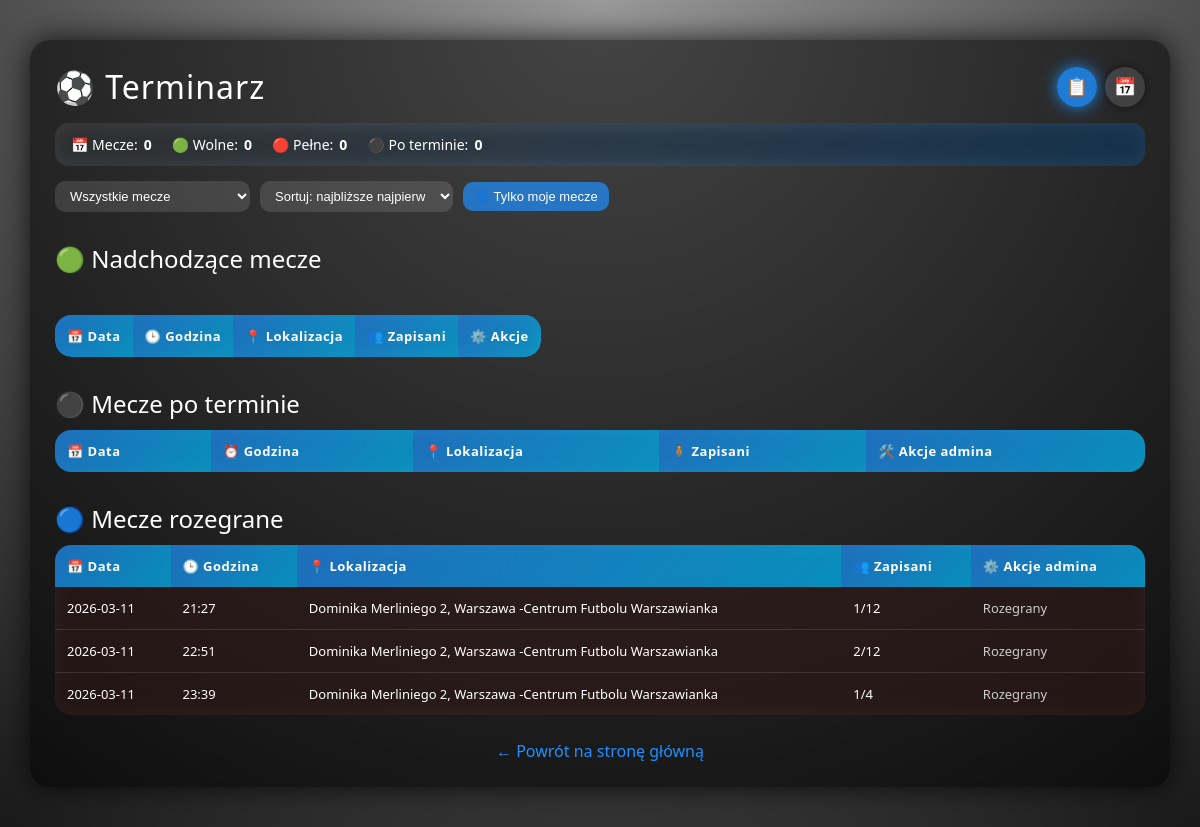
/terminarz, run on an earlier commit of the app's database.
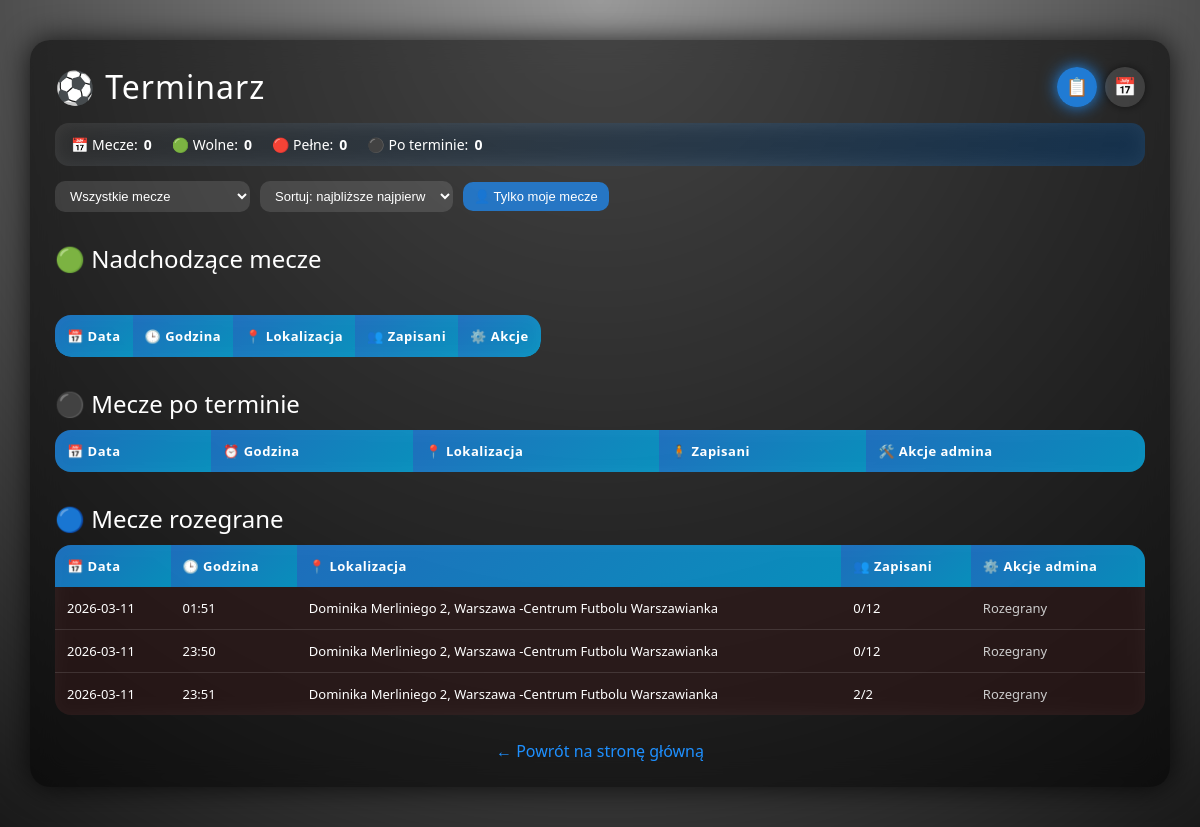
And on a later commit of the database.
### tables this page shows
CREATE TABLE matches (
            id INTEGER PRIMARY KEY AUTOINCREMENT,
            match_date TEXT NOT NULL,
            match_time TEXT NOT NULL,
            location TEXT NOT NULL,
            max_slots INTEGER NOT NULL,
            signed_up INTEGER NOT NULL DEFAULT 0,
            played INTEGER NOT NULL DEFAULT 0
        );

### app.py (the view)
@app.route("/terminarz")
def terminarz():
    conn = get_db()
    matches = conn.execute("SELECT * FROM matches ORDER BY match_date ASC, match_time ASC").fetchall()
    signups = conn.execute("""
        SELECT ms.match_id, ms.paid, u.first_name, u.last_name, u.player_alias
        FROM match_signups ms
        JOIN users u ON u.id = ms.user_id
        ORDER BY u.first_name ASC
    """).fetchall()
    conn.close()
    players_by_match = {}
    for s in signups:
        players_by_match.setdefault(s["match_id"], []).append(s)
    user_signed = {}
    if "player_alias" in session:
        for s in signups:
            if s["player_alias"] == session["player_alias"]:
                user_signed[s["match_id"]] = True
    today = date.today()
    upcoming_matches = []
    after_date_not_confirmed = []
    played_confirmed = []
    for m in matches:
        m_date = date.fromisoformat(m["match_date"])
        if m["played"] == 1:
            played_confirmed.append(m)
        else:
            if m_date >= today:
                upcoming_matches.append(m)
            else:
                after_date_not_confirmed.append(m)
    return render_template(
        "terminarz.html",
        matches=matches,
        upcoming_matches=upcoming_matches,
        after_date_not_confirmed=after_date_not_confirmed,
        played_confirmed=played_confirmed,
        players_by_match=players_by_match,
        user_signed=user_signed
    )

### db.py (called while the page is built)
def get_db():
    conn = sqlite3.connect("database.db")
    conn.row_factory = sqlite3.Row
    return conn

### templates/terminarz.html (shortened to what this page needs)
<!DOCTYPE html>
<html lang="pl">
<head>
</head>
<body>
<div class="overlay"></div>
<div class="container">
    <div class="header-row">
        <h1>⚽ Terminarz </h1>
        <div class="view-toggle">
            <button id="btn-list" class="icon-toggle active" title="Widok listy">📋</button>
            <button id="btn-calendar" class="icon-toggle" title="Widok kalendarza">📅</button>
        </div>
    </div>
    <div id="stats-bar" class="stats-bar">
        <div class="stats-item">📅 Mecze: <span id="stat-total" class="value">0</span></div>
        <div class="stats-item">🟢 Wolne: <span id="stat-free" class="value">0</span></div>
        <div class="stats-item">🔴 Pełne: <span id="stat-full" class="value">0</span></div>
        <div class="stats-item">⚫ Po terminie: <span id="stat-past" class="value">0</span></div>
    </div>
    <div class="controls">
        <select id="filter-select">
            <option value="all">Wszystkie mecze</option>
        </select>
        <select id="sort-select">
            <option value="asc">Sortuj: najbliższe najpierw</option>
        </select>
        <button id="filter-mine" class="btn-filter">👤 Tylko moje mecze</button>
    </div>
    <div id="list-view">
        <h2>🟢 Nadchodzące mecze <h2>
        <div style="max-height: 450px; overflow-y: auto; border-radius: 16px;">
            <table>
                <thead>
                <tr>
                    <th>📅 Data</th>
                    <th>🕒 Godzina</th>
                    <th>📍 Lokalizacja</th>
                    <th>👥 Zapisani</th>
                    <th>⚙️ Akcje</th>
                </tr>
                </thead>
            </table>
        </div>
        <h2>⚫ Mecze po terminie <small></small></h2>
            <table>
                <thead>
                <tr>
                    <th>📅 Data</th>
                    <th>⏰ Godzina</th>
                    <th>📍 Lokalizacja</th>
                    <th>🧍 Zapisani</th>
                    <th>🛠️ Akcje admina</th>
                </tr>
                </thead>
            </table>
            <h2>🔵 Mecze rozegrane <small></small></h2>
        <table>
            <thead>
            <tr>
                <th>📅 Data</th>
                <th>🕒 Godzina</th>
                <th>📍 Lokalizacja</th>
                <th>👥 Zapisani</th>
                <th>⚙️ Akcje admina</th>
            </tr>
            </thead>
            <tbody>
            {% for m in played_confirmed %}
            <tr class="row-red">
                <td>{{ m["match_date"] }}</td>
                <td>{{ m["match_time"] }}</td>
                <td>{{ m["location"] }}</td>
                <td>{{ m["signed_up"] }}/{{ m["max_slots"] }}</td>
                <td>
                    {% if session.is_admin == 1 %}
                    <form action="/admin/match/{{ m['id'] }}/unset_played" method="post" style="display:inline;">
                        <button type="submit" class="btn-modern btn-admin-unconfirm">
                            ↩ Cofnij rozegranie
                        </button>
                    </form>
                    {% else %}
                    <span style="color:#ccc;">Rozegrany</span>
                    {% endif %}
                </td>
            </tr>
            {% else %}
            <tr><td colspan="5"><i>Brak rozegranych meczów.</i></td></tr>
            {% endfor %}
            </tbody>
        </table>
    </div>
    <a href="/" class="back">← Powrót na stronę główną</a>
</div>
</body>
</html>

What changed in the data, as far as the page shows it:
changed matches (number 1 of 3 on the later page): match_time "21:27" → "01:51"; signed_up "1" → "0"
changed matches (number 2 of 3 on the later page): match_time "22:51" → "23:50"; signed_up "2" → "0"
changed matches (number 3 of 3 on the later page): match_time "23:39" → "23:51"; signed_up "1" → "2"; max_slots "4" → "2"
